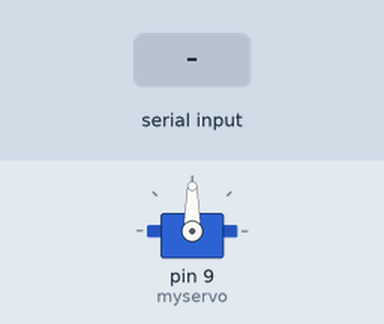
Recording of a sketch running on a simulated Arduino Uno, built with avr-gcc and run on an emulated ATmega328P. Parts: servo. Inputs (shaded band) come from the test bench.

Above: at 1.2 s.
1.3 s: "30,150\n" received over Serial
At 1.7 s:
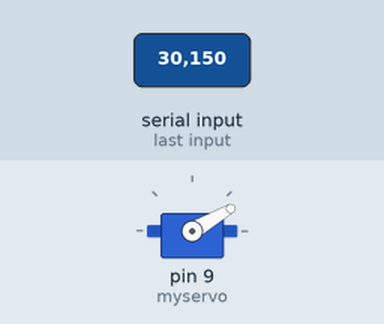
2.8 s: "5\n" received over Serial
At 3.8 s:
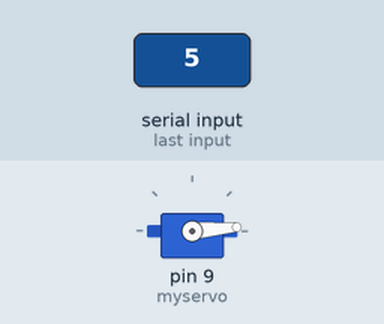
4.3 s: "200\n" received over Serial
At 5.0 s:
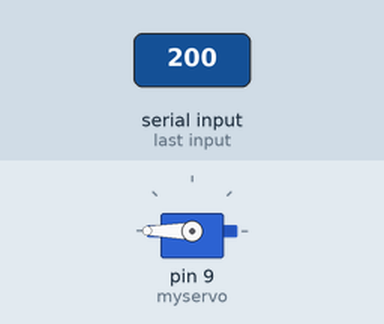
5.8 s: "90,45\n" received over Serial
At 6.3 s:
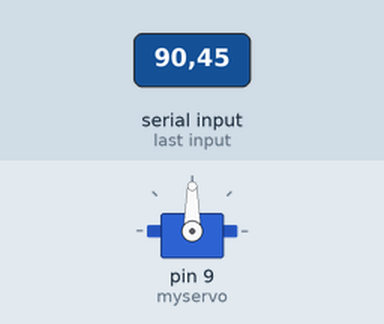
Timing chart, 0 to 8.3 s (numbered marks = the images above; inputs shaded):
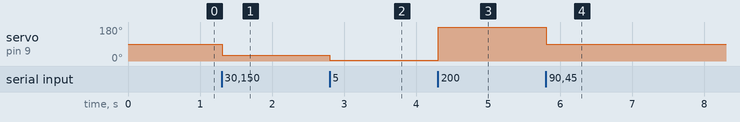

The sketch:

lockTesting.ino
```cpp
#include <Servo.h>

Servo myservo;  // create servo object to control a servo

void setup() {
  Serial.begin(9600);
  myservo.attach(9);  // attaches the servo on pin 9 to the servo object
}

void loop() {
  // myservo.write(0);       // sets the servo position to 0 degrees
  // delay(1000);            // waits for 1 second
  // myservo.write(90);      // sets the servo position to 90 degrees
  // delay(1000);            // waits for 1 second
  // myservo.write(180);     // sets the servo position to 180 degrees
  // delay(1000);
  if (Serial.available() > 0) {
    String command = Serial.readStringUntil('\n');
    myservo.write(command.toInt());
    delay(500);
  }

}
```

Measured:
- after the input at 1.3 s, servo on pin 9 (myservo): 90° → 30° at once
- after the input at 2.8 s, servo on pin 9 (myservo): 30° → 5° at once
- after the input at 4.3 s, servo on pin 9 (myservo): 5° → 180° at once
- after the input at 5.8 s, servo on pin 9 (myservo): 180° → 90° at once
